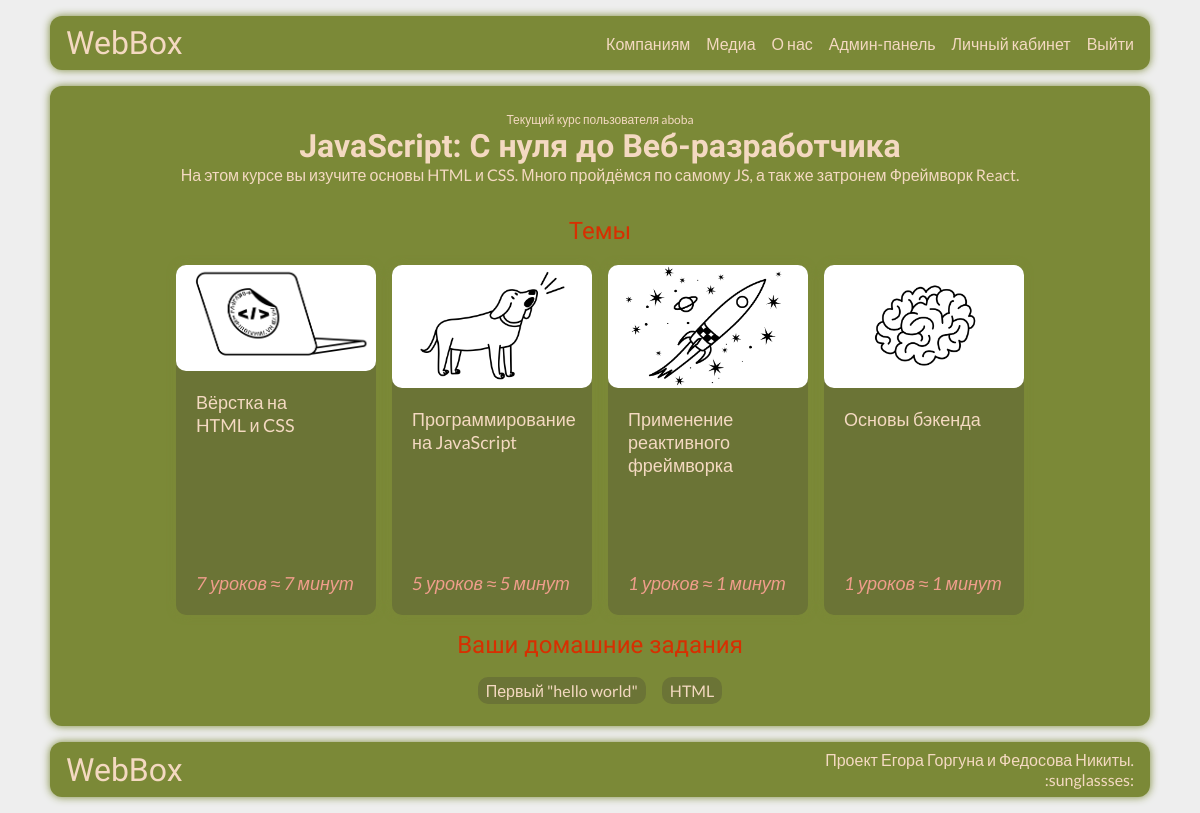
/u/ (signed in), run on the app's committed database.
### main/models.py (models this page shows, shortened)
class UserCourses(models.Model):
    user = models.OneToOneField(User, on_delete=models.CASCADE, verbose_name="Пользователь")
    course = models.ForeignKey(Course, on_delete=models.CASCADE, default=4, verbose_name="Курс")
    class Meta:
        verbose_name = 'Курс пользователя'
        verbose_name_plural = 'Курсы пользователей'

class Course(models.Model):
    title = models.CharField(max_length=255, verbose_name="Название курса")
    description = models.TextField(verbose_name="Описание курса")
    created_at = models.DateTimeField(auto_now_add=True, verbose_name="Дата создания курса")
    updated_at = models.DateTimeField(auto_now=True, verbose_name="Дата обновления курса")
    picture_preview = models.ImageField(upload_to='base/img/%Y/%m/%d', help_text='Эта картинка отображается на главной странице в карточкке курса.', default="webbox/img/placeholders/my_friend.jpg", verbose_name="Картинка курса (маленькая)")
    picture = models.ImageField(upload_to='base/img/%Y/%m/%d', help_text='Большая картинка.', default="webbox/img/placeholders/my_friend.jpg", verbose_name="Картинка курса (средняя)")
    is_published  = models.BooleanField(default=True, verbose_name="Публикация курса")
    short_name = models.CharField(max_length=20, default="none", verbose_name="Сокращенное название курса")
    price=models.CharField(max_length=255, default="none рублей", verbose_name="Цена курса с указанием единиц", help_text="Можно использовать html")
    clear_price=models.BigIntegerField(default=0, verbose_name="Цена (только число)")
    long_description = models.TextField(default="nn", help_text="Полное описание курса. Отображается на странице курса", verbose_name="Описание курса")
    themes = models.ManyToManyField(Theme, verbose_name="Темы курса")
    homeworks = models.ManyToManyField(Homework, verbose_name="Домашние задания")
    class Meta:
        verbose_name = 'Курс'
        verbose_name_plural = 'Курсы'

### lessions/models.py (models this page shows, shortened)
class Theme(models.Model):
    name = models.CharField(max_length=255)
    lessions = models.ManyToManyField(Lession)
    short_name = models.CharField(max_length=20, default="none", verbose_name="Сокращенное название темы")
    cid = models.IntegerField(verbose_name="CID курса", help_text="значение устанавливает порядок в списке", default=0)
    image = models.ImageField(upload_to='base/img/themes/%Y/%m/%d', blank=True, null=True, verbose_name="Изображение темы")
    class Meta:
        verbose_name = 'Тема'
        verbose_name_plural = 'Темы'

### cabinet/models.py (models this page shows, shortened)
class Homework(models.Model):
    name = models.CharField(max_length=255, verbose_name="Название домашнего задания")
    file = models.CharField(max_length=255, verbose_name="Файл домашнего задания")
    points = models.IntegerField(verbose_name="Количество баллов")
    cid = models.IntegerField(verbose_name="CID дз", default=0,)
    class Meta:
        verbose_name = 'Домашнее задание'
        verbose_name_plural = 'Домашние задания'

### cabinet/views.py (the view)
# urls.py: path('', views.cabinet, name='index'),
@login_required(login_url='/a')
def cabinet(request):
    themes = Course.objects.all().filter(short_name=request.user.usercourses.course.short_name)[0].themes.all().order_by('cid')
    lens = [len(theme.lessions.all()) for theme in themes]
    homeworks = Course.objects.all().filter(short_name=request.user.usercourses.course.short_name)[0].homeworks.all().order_by('cid')
    return render(request, 'cabinet/cabinet.html', {'themes': zip(themes, lens), 'homeworks': homeworks})

### main/templates/cabinet/cabinet.html (shortened to what this page needs)
{% load static %}
{% load django_template_maths %}
<!DOCTYPE html>
<html>
<head>
    <link href="{% static "webbox/css/index.css" %}" rel="stylesheet">
</head>
<body>
    <div class="wrapper">
        <header class="header">
            <div class="header__logo">
                <p><a href="/">WebBox</a></p>
            </div>
            <div class="header__nav menu">
                    <ul class="menu-list">
                        <li class=""><a href="/#forcomp" class="menu-item">Компаниям</a></li>
                        <li class=""><a href="/#media" class="menu-item">Медиа</a></li>
                        <li class=""><a href="/#about" class="menu-item">О нас</a></li>
                        <li class=""><a href='/admin' class="menu-item">Админ-панель</a></li>
                        {% if user.is_authenticated %}
                            <li class=""><a href='/u' class="menu-item">Личный кабинет</a></li>
                            <li class=""><a href='/a/u' class="menu-item">Выйти</a></li>
                        {% else %}
                            <li class=""><a href='/a' class="menu-item">Войти</a></li>
                        {% endif %}
                    </ul>
            </div>
        </header>
    <main class="cabinet">
        {% if user.usercourses.course.short_name == 'none' %}
            <h3 class="nocurses">У вас нету курсов!</h3>
            <p class="nocursessmall">Приобрести их можно тут</p>
            <ul class="nocursesli" style="display: flex; justify-content: center; text-align: center; flex-direction: column; gap: 16px; padding: 16px;">
                <a style="width: 150px;" class="nocurses2 card-for-lessions" href="https://t.me/webboxa_bot">Телеграм бот</a>
                <a class="nocurses3 card-for-lessions" href="/p">Через сайт</a>
            </ul>
        {% else %}
            <p class="username">Текущий курс пользователя {{user.username}}</p>
            <h2 class="coursetitle">{{user.usercourses.course.title}}</h2>
            <p class="coursedesc">{{user.usercourses.course.description}}</p>
            {% if themes %}
            <div class="homework">Темы</div>
            <div class="courseslist">
            {% for theme, len in themes %}
                <a class="card-true"  href='/u/course/lessions/{{ theme.cid }}'>
                    <img src="{{theme.image.url}}" alt="IMAGE" style="width: 100%">
                    <div class="content-card-true">
                        <p>{{theme.name}}</p>
                        <p class="how-many">{{len}} уроков ≈ {{len|mul:5}} минут</p>
                    </div>
                </a>
            {% endfor %}
            </div>
        {% endif %}
            <div class="homework">Ваши домашние задания</div>
            {% if homeworks %}
            <ul class="courseslist">
            {% for homework in homeworks %}
                <li class="card hw">
                    <a href='/u/homework/{{user.usercourses.course.short_name}}/{{ homework.cid }}'>{{homework.name}}</a>
                </li>
                {% endfor %}
            {%else%}
            <p class="username">Нету! Вы круты :D</p>
            </ul>
        {% endif %}
        {% endif%}
    </main>
    <footer class="footer">
        <h5>WebBox</h5>
        <p>Проект Егора Горгуна и Федосова Никиты.<br>:sunglassses:</p>
    </footer>
</body>
</html>

### main/static/webbox/css/index.css (style rules this page uses)
:root { --background-color: #eee; --accent: #f09e8c; --black: #7b8937; --card-bg-color: #6b7436; --nigga: black; --text-color: #f4d9c1; --link-color: #111; --btn-color: #f4d9c1; --btn-background-color: #d72f01; --not-very-important: #ad2702; --important: #d72f01; }
* { margin: 0; padding: 0; box-sizing: border-box; font-family: 'Lato', sans-serif; }
body { background-color: var(--background-color); overflow-x: hidden !important; }
li, h4 { color: var(--text-color); }
#aboutAndForcomp ol, ul { list-style: none; }
li { font-size: 18px; }
a { text-decoration: none; }
.wrapper { max-width: 1100px; margin: 0 auto; }
.header { display: flex; justify-content: space-between; align-items: center; background-color: var(--black); box-shadow: 0px 0px 8px var(--black); margin: 16px 0; padding: 8px 16px; border-radius: 12px; }
.header__logo a { color: var(--text-color); font-family: 'Dela Gothic One', sans-serif; font-size: 32px; }
.header__nav ul { display: flex; gap: 16px; list-style: none; }
.header__nav a { color: var(--text-color); font-family: 'Lato', sans-serif; font-size: 16px; transition: color 100ms; }
.footer { display: flex; justify-content: space-between; align-items: center; background-color: var(--black); background-size: 100% auto; box-shadow: 0px 0px 8px var(--black); margin: 16px 0; padding: 8px 16px; border-radius: 12px; }
.footer h5 { color: var(--text-color);; font-weight: 100; font-family: 'Dela Gothic One', sans-serif; font-size: 32px; }
.footer p { color: var(--text-color);; font-family: 'Lato', sans-serif; font-size: 16px; text-align: right; }
.cabinet { display: flex; flex-direction: column; justify-content: center; align-items: center; background-color: var(--black); background-size: 100% auto; box-shadow: 0px 0px 8px var(--black); margin: 16px 0; padding: 8px 16px; justify-content: center; align-items: center; border-radius: 12px; min-height: 80vh; }
.coursetitle { color: var(--text-color); font-family: 'Dela Gothic One', sans-serif; font-size: 32px; }
.coursedesc { color: var(--text-color); font-family: 'Lato', sans-serif; font-size: 16px; text-align: center; text-wrap: balance; margin-bottom: 16px; }
.username { color: var(--text-color); font-family: 'Lato', sans-serif; font-size: 12px; }
.card a { color: var(--text-color); border-radius: 10px; font-family: 'Lato', sans-serif; font-size: 16px; padding: 4px 8px; background-color: var(--card-bg-color); transition: all 200ms; }
.card-true { width: 200px; height: 350px; display: flex; flex-direction: column; background-color: var(--card-bg-color); background-size: 100% auto; box-shadow: 0px 0px 8px var(--black); border-radius: 10px; }
.card-true * { text-decoration: none; color: var(--text-color); border-radius: 10px; }
.content-card-true { padding: 20px; display: flex; justify-content: space-between; flex-direction: column; height: 100%; }
.content-card-true p { font-size: 18px; text-wrap: balance; }
.homework { color: var(--important); font-family: 'Dela Gothic One', sans-serif; font-size: 24px; margin-top: 16px; }
.how-many { font-size: 16px; color: var(--accent); font-style: italic; }
.courseslist { display: flex; flex-wrap: wrap; gap: 16px; margin-top: 20px; list-style: none; justify-content: center; }

### data on the page
Theme: image (picture), name "Вёрстка на HTML и CSS", len "7"
Theme: image (picture), name "Программирование на JavaScript", len "5"
Theme: image (picture), name "Применение реактивного фреймворка", len "1"
Theme: image (picture), name "Основы бэкенда", len "1"
Homework: name "Первый \"hello world\""
Homework: name "HTML"

### other printed values
{{ user.username }} "aboba"
{{ user.usercourses.course.title }} "JavaScript: С нуля до Веб-разработчика"
{{ user.usercourses.course.description }} "На этом курсе вы изучите основы HTML и CSS. Много пройдёмся по самому JS, а так же затронем Фреймворк React."
